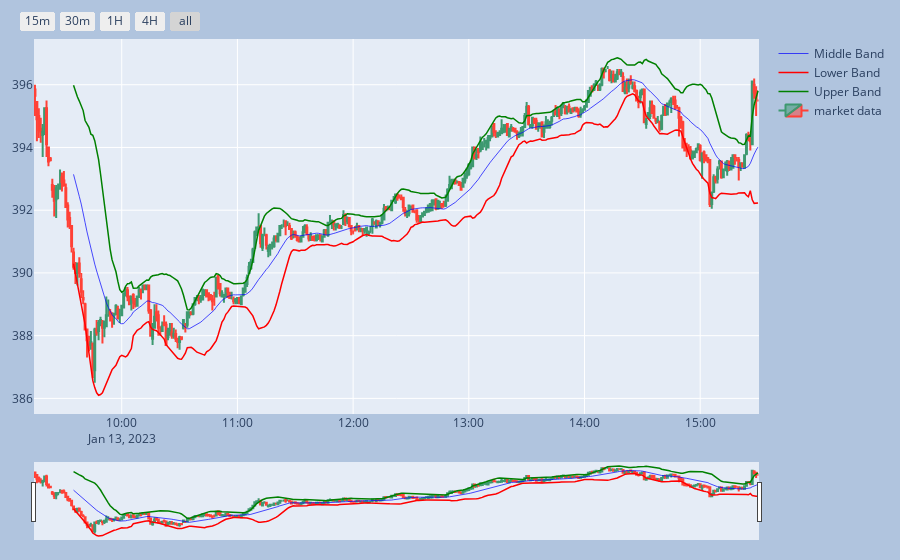

Write notebook code for a chart like this one.
### Code cell
data = yf.download(tickers = "WIPRO.NS", period = '365', interval = '1m')

#bollinger band consist of 3 bands - middle band which is moving average and upper and lower which are standard deviations

data['Middle Band'] = data['Close'].rolling(window=21).mean()
data['Upper Band'] = data['Middle Band'] + 1.96*data['Close'].rolling(window=21).std()
data['Lower Band'] = data['Middle Band'] - 1.96*data['Close'].rolling(window=21).std()
fig = go.Figure()
fig.add_trace(go.Scatter(x=data.index, y= data['Middle Band'], line= dict(color="blue", width = .7), name= 'Middle Band'))
fig.add_trace(go.Scatter(x=data.index, y= data['Lower Band'], line= dict(color="red", width = 1.5), name= 'Lower Band'))
fig.add_trace(go.Scatter(x=data.index, y= data['Upper Band'], line= dict(color="green", width = 1.5), name = 'Upper Band'))

#candlestick

fig.add_trace(go.Candlestick(x=data.index, 
                             open= data['Open'],
                             high= data['High'],
                             low= data['Low'],
                             close= data['Close'],
                             name = 'market data'))
fig.update_xaxes(
    rangeslider_visible = True, 
    rangeselector = dict(
        buttons= list([
            dict(count = 15, label ="15m", step="minute", stepmode = "backward"),
            dict(count = 30, label = "30m", step="minute", stepmode = "backward"),
            dict(count = 1, label = "1H", step= "hour", stepmode = "todate"),
            dict(count = 4, label = "4H", step= "hour", stepmode= "backward"), 
            dict(step= "all")
        ])
    )
)

fig.update_layout(
   margin=dict(l=20, r=20, t=20, b=20),
    paper_bgcolor="LightSteelBlue")
#show

fig.show()

### Figure 1 — Plotly figure (JSON) as saved in the notebook; plotly's stock layout.template omitted (floating-point values rounded to 4 significant figures; data arrays with more than 128 entries replaced by an {"elided": "..."} marker saying what was removed)
{"data": [{"line": {"color": "blue", "width": 0.7}, "name": "Middle Band", "type": "scatter", "x": {"elided": "376 str values"}, "y": {"elided": "376 float values"}}, {"line": {"color": "red", "width": 1.5}, "name": "Lower Band", "type": "scatter", "x": {"elided": "376 str values"}, "y": {"elided": "376 float values"}}, {"line": {"color": "green", "width": 1.5}, "name": "Upper Band", "type": "scatter", "x": {"elided": "376 str values"}, "y": {"elided": "376 float values"}}, {"close": {"elided": "376 float values"}, "high": {"elided": "376 float values"}, "low": {"elided": "376 float values"}, "name": "market data", "open": {"elided": "376 float values"}, "type": "candlestick", "x": {"elided": "376 str values"}}], "layout": {"autosize": true, "margin": {"b": 20, "l": 20, "r": 20, "t": 20}, "paper_bgcolor": "LightSteelBlue", "xaxis": {"autorange": true, "range": ["2023-01-13 09:14:30", "2023-01-13 15:30:30"], "rangeselector": {"buttons": [{"count": 15, "label": "15m", "step": "minute", "stepmode": "backward"}, {"count": 30, "label": "30m", "step": "minute", "stepmode": "backward"}, {"count": 1, "label": "1H", "step": "hour", "stepmode": "todate"}, {"count": 4, "label": "4H", "step": "hour", "stepmode": "backward"}, {"step": "all"}]}, "rangeslider": {"autorange": true, "range": ["2023-01-13 09:14:30", "2023-01-13 15:30:30"], "visible": true, "yaxis": {"_template": null, "rangemode": "match"}}, "type": "date"}, "yaxis": {"autorange": true, "range": [385.5, 397.5], "type": "linear"}}}
